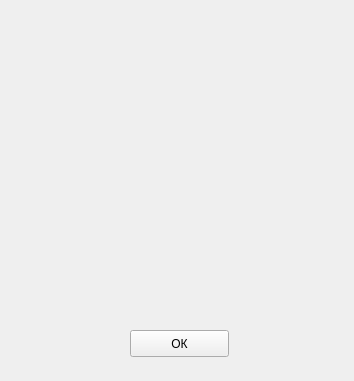
<?xml version="1.0" encoding="UTF-8"?>
<ui version="4.0">
 <class>ProjInfo</class>
 <widget class="QWidget" name="ProjInfo">
  <property name="geometry">
   <rect>
    <x>0</x>
    <y>0</y>
    <width>354</width>
    <height>381</height>
   </rect>
  </property>
  <property name="windowTitle">
   <string>Form</string>
  </property>
  <widget class="QPushButton" name="pushButton">
   <property name="geometry">
    <rect>
     <x>130</x>
     <y>330</y>
     <width>99</width>
     <height>27</height>
    </rect>
   </property>
   <property name="text">
    <string>ОК</string>
   </property>
  </widget>
 </widget>
 <resources/>
 <connections/>
</ui>
